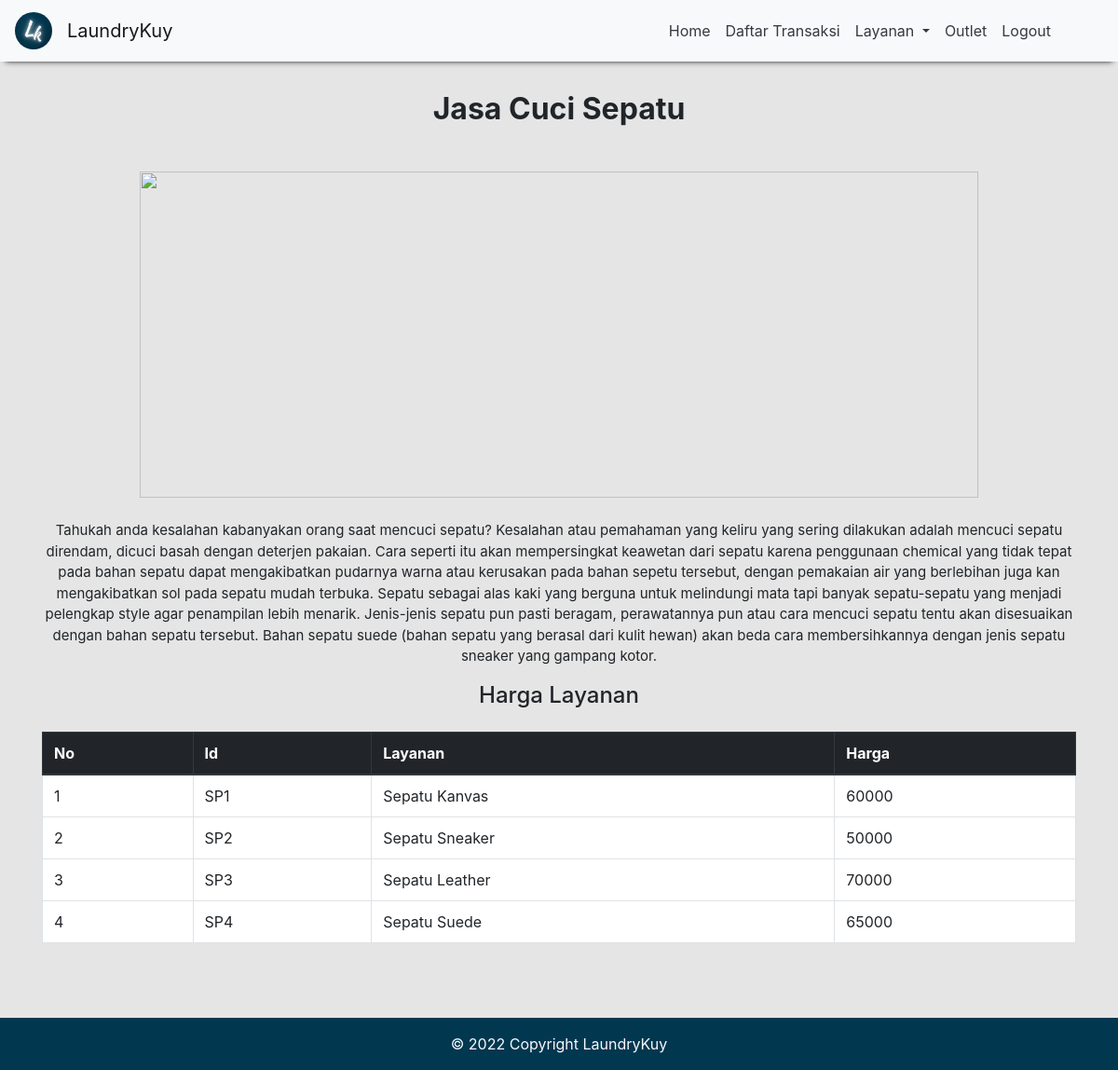
Screenshot of /LaundrySepatu.php with the database file from the repository.
### tables this page shows
CREATE TABLE `layanan` (
  `id` varchar(4) NOT NULL,
  `nama_layanan` varchar(50) NOT NULL,
  `harga` int(10) NOT NULL
);

### LaundrySepatu.php (the view, shortened to what this page needs)
<html lang="eng">
  <head>
    <link rel="stylesheet" type="text/css" href="style.css" />
    <link
      rel="stylesheet"
      href="https://maxcdn.bootstrapcdn.com/bootstrap/4.0.0-beta.2/css/bootstrap.min.css"
    />
  </head>
  <body style="background-color: rgba(129, 129, 129, 0.2)">
    <nav class="navbar-expand-sm" style="height: 50px"></nav>
    <nav class="navbar navbar-expand-sm bg-light navbar-light fixed-top">
      <a class="navbar-brand" href="home.html">
        <img
          src="img/logo2.png"
          class="rounded-circle"
          alt="Logo"
          style="width: 40px"
        />
      </a>
      <a href="home.html" class="navbar-brand">LaundryKuy</a>
      <div class="collapse navbar-collapse" id="collapsibleNavbar">
        <ul class="navbar-nav ml-auto mr-5">
          <li class="nav-item">
            <a href="home.html" class="nav-link text-dark">Home</a>
          </li>
          <li class="nav-item">
            <a href="DaftarTransaksi.php" class="nav-link text-dark">Daftar Transaksi</a>
          </li>
          <li class="nav-item dropdown">
            <a
              class="nav-link dropdown-toggle text-dark"
              href="#"
              id="navbardrop"
              data-toggle="dropdown"
            >
              Layanan
            </a>
          </li>
          <li class="nav-item">
            <a href="Outlet.php" class="nav-link text-dark">Outlet</a>
          </li>
          <li class="nav-item">
            <a href="index.php" class="nav-link text-dark">Logout</a>
          </li>
        </ul>
      </div>
    </nav>
    <div class="container pt-5 pb-5">
      <div class="text-center">
        <h2 class="mb-5"><b>Jasa Cuci Sepatu</b></h2>
        <img class="text-center mb-4" src="img/sepatuLayanan.jpg" width="900px" height="350px" />
        <p style="font-size: 15px">
          Tahukah anda kesalahan kabanyakan orang saat mencuci sepatu? Kesalahan
          atau pemahaman yang keliru yang sering dilakukan adalah mencuci sepatu
          direndam, dicuci basah dengan deterjen pakaian. Cara seperti itu akan
          mempersingkat keawetan dari sepatu karena penggunaan chemical yang
          tidak tepat pada bahan sepatu dapat mengakibatkan pudarnya warna atau
          kerusakan pada bahan sepetu tersebut, dengan pemakaian air yang
          berlebihan juga kan mengakibatkan sol pada sepatu mudah terbuka.
          Sepatu sebagai alas kaki yang berguna untuk melindungi mata tapi
          banyak sepatu-sepatu yang menjadi pelengkap style agar penampilan
          lebih menarik. Jenis-jenis sepatu pun pasti beragam, perawatannya pun
          atau cara mencuci sepatu tentu akan disesuaikan dengan bahan sepatu
          tersebut. Bahan sepatu suede (bahan sepatu yang berasal dari kulit
          hewan) akan beda cara membersihkannya dengan jenis sepatu sneaker yang
          gampang kotor.
        </p>
        <h4 class="mb-4">Harga Layanan</h4>
        <table class="table table-bordered" style="background-color: white">
            <thead class="thead-dark">
              <tr>
                  <th>No</th>
                  <th>Id</th>
                  <th>Layanan</th>
                  <th>Harga</th>
              </tr>
            </thead>
            <tbody>
            <?php
                include "koneksi.php";
                $no = 1;
                $query = "SELECT * FROM layanan WHERE id LIKE 'SP%'";
                $result = mysqli_query($connect, $query);
                if(mysqli_num_rows($result) > 0){
                    while($row = mysqli_fetch_array($result)){
              ?>
              <tr>
                  <td><?php echo $no++;?></td>
                  <td><?php echo $row["id"] ?></td>
                  <td><?php echo $row["nama_layanan"] ?></td>
                  <td><?php echo $row["harga"] ?></td>
              <?php
                    }
                }else{
                    echo "0 result";
                  }
              ?>
              </tr>
            </tbody>
          </table>
      </div>
    </div>
  </body>
  <footer class="text-center text-lg-start mt-3" style="background-color: #023750;">
    <div class="text-light text-center p-3">© 2022 Copyright LaundryKuy</div>
  </footer>
</html>

### style.css (style rules this page uses)
.navbar { box-shadow: 0 6px 6px -6px rgb(35, 35, 35); }

### rows the page displays
layanan: id "SP1", nama_layanan "Sepatu Kanvas", harga "60000"
layanan: id "SP2", nama_layanan "Sepatu Sneaker", harga "50000"
layanan: id "SP3", nama_layanan "Sepatu Leather", harga "70000"
layanan: id "SP4", nama_layanan "Sepatu Suede", harga "65000"
